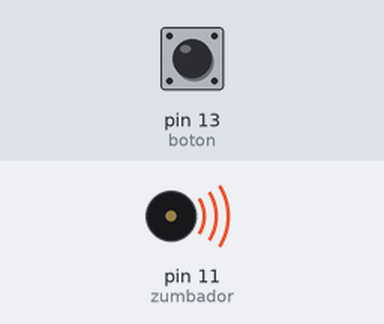
The sketch below on a simulated Arduino Uno, built with avr-gcc and run on an emulated ATmega328P. Parts: buzzer (waves = sounding, pin HIGH). The inputs (shaded band) are chosen by the test bench; at power-on: pin 13 (boton) HIGH.

Above: at 1.2 s.
1.3 s: pin 13 (boton) pulled LOW for 1 s
At 1.75 s:
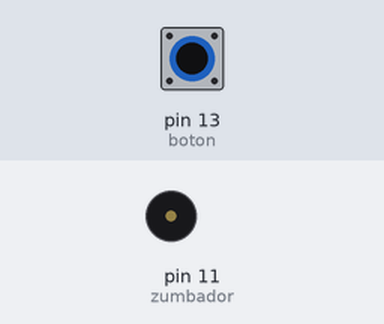
4.0 s: pin 13 (boton) pulled LOW for 0.15 s
At 4.8 s:
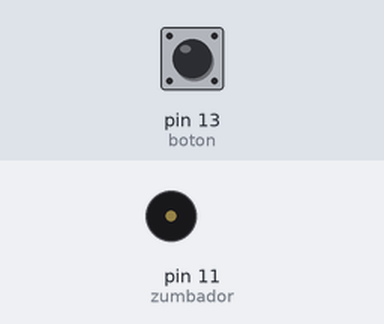
5.8 s: pin 13 (boton) pulled LOW for 3.2 s
At 9.7 s:
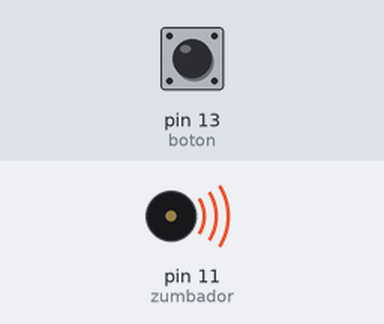
Timing chart, 0 to 11.2 s (numbered marks = the images above; inputs shaded):
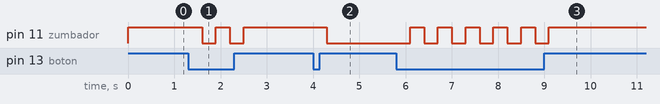

Measured:
- after the input at 1.3 s, pin 11 (zumbador): alternates HIGH for 0.30 s and LOW for 0.30 s, 4 changes in all, then stays HIGH, starting after 0.30 s
- after the input at 4.0 s, pin 11 (zumbador): HIGH → LOW after 0.30 s
- after the input at 5.8 s, pin 11 (zumbador): alternates HIGH for 0.30 s and LOW for 0.30 s, 11 changes in all, then stays HIGH, starting after 0.30 s

The sketch:

vicen_zumba.ino
```cpp
#define zumbador 11
#define espera 10
#define boton 13

bool state = true;

void setup() {
  pinMode(boton, 0);
  pinMode(zumbador, 1);
}

void loop() {
  if (digitalRead(boton) == 0)
  {
    if(state == false)
      state = true;
    else
      state = false;
  delay(300);
  }
  if (state == true)
  {
    digitalWrite(zumbador, 1);
  }
  else
  {
    digitalWrite(zumbador, 0);
  }
}
```
